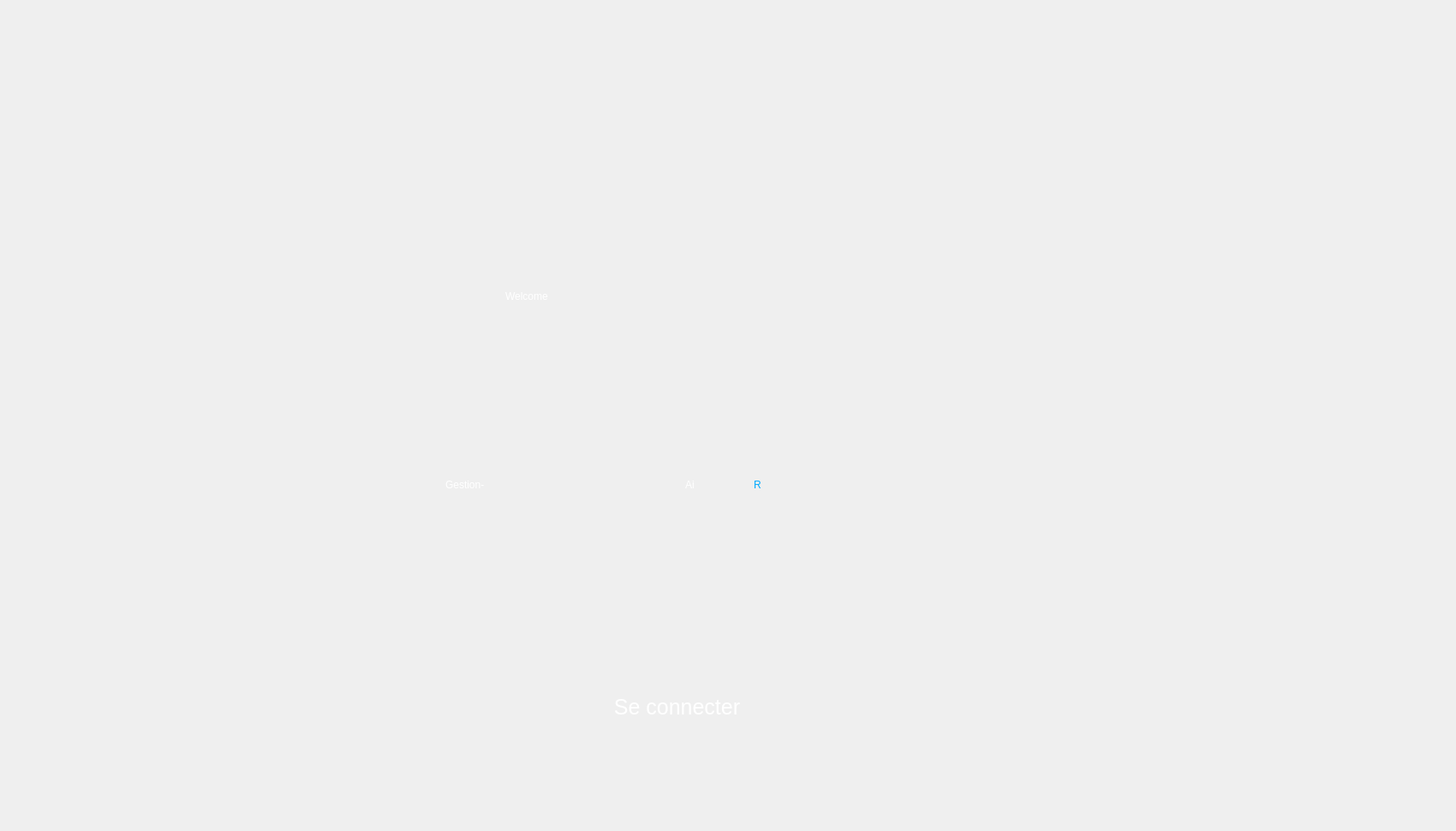
    <widget class="QWidget" name="page_7">
     <widget class="QLabel" name="label_41">
      <property name="geometry">
       <rect>
        <x>-50</x>
        <y>-70</y>
        <width>1691</width>
        <height>961</height>
       </rect>
      </property>
      <property name="focusPolicy">
       <enum>Qt::WheelFocus</enum>
      </property>
      <property name="autoFillBackground">
       <bool>false</bool>
      </property>
      <property name="frameShadow">
       <enum>QFrame::Plain</enum>
      </property>
      <property name="text">
       <string/>
      </property>
      <property name="pixmap">
       <pixmap>../b.png</pixmap>
      </property>
      <property name="scaledContents">
       <bool>true</bool>
      </property>
     </widget>
     <widget class="QPushButton" name="pushButton_12">
      <property name="geometry">
       <rect>
        <x>680</x>
        <y>780</y>
        <width>221</width>
        <height>91</height>
       </rect>
      </property>
      <property name="styleSheet">
       <string notr="true">QPushButton {
	
color:#ffffff;
background:	&quot;transparent&quot;;
border-radius: 15px;
font-size:25px;
font-family:Arial, Helvetica, sans-serif;
}
QPushButton:hover {
color:#fff;
border:15px;
background:#00008b;
}
</string>
      </property>
      <property name="text">
       <string>Se connecter</string>
      </property>
     </widget>
     <widget class="QLabel" name="label_60">
      <property name="geometry">
       <rect>
        <x>590</x>
        <y>300</y>
        <width>411</width>
        <height>91</height>
       </rect>
      </property>
      <property name="styleSheet">
       <string notr="true">font: 50pt &quot;Eras Bold ITC&quot;;
color: rgb(255, 255, 255);</string>
      </property>
      <property name="text">
       <string>Welcome</string>
      </property>
     </widget>
     <widget class="QLabel" name="label_61">
      <property name="geometry">
       <rect>
        <x>520</x>
        <y>520</y>
        <width>341</width>
        <height>91</height>
       </rect>
      </property>
      <property name="styleSheet">
       <string notr="true">font: 50pt &quot;Eras Bold ITC&quot;;
color: rgb(255, 255, 255);</string>
      </property>
      <property name="text">
       <string>Gestion-</string>
      </property>
     </widget>
     <widget class="QLabel" name="label_62">
      <property name="geometry">
       <rect>
        <x>800</x>
        <y>520</y>
        <width>411</width>
        <height>91</height>
       </rect>
      </property>
      <property name="styleSheet">
       <string notr="true">font: 50pt &quot;Eras Bold ITC&quot;;
color: rgb(255, 255, 255);</string>
      </property>
      <property name="text">
       <string>Ai</string>
      </property>
     </widget>
     <widget class="QLabel" name="label_63">
      <property name="geometry">
       <rect>
        <x>880</x>
        <y>520</y>
        <width>411</width>
        <height>91</height>
       </rect>
      </property>
      <property name="styleSheet">
       <string notr="true">font: 50pt &quot;Eras Bold ITC&quot;;
color: rgb(0, 170, 255);
</string>
      </property>
      <property name="text">
       <string>R</string>
      </property>
     </widget>
    </widget>
